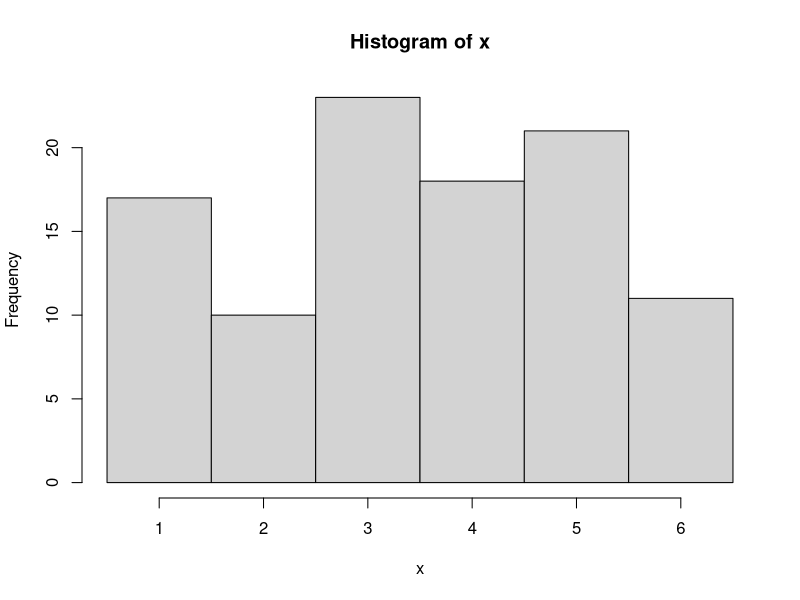
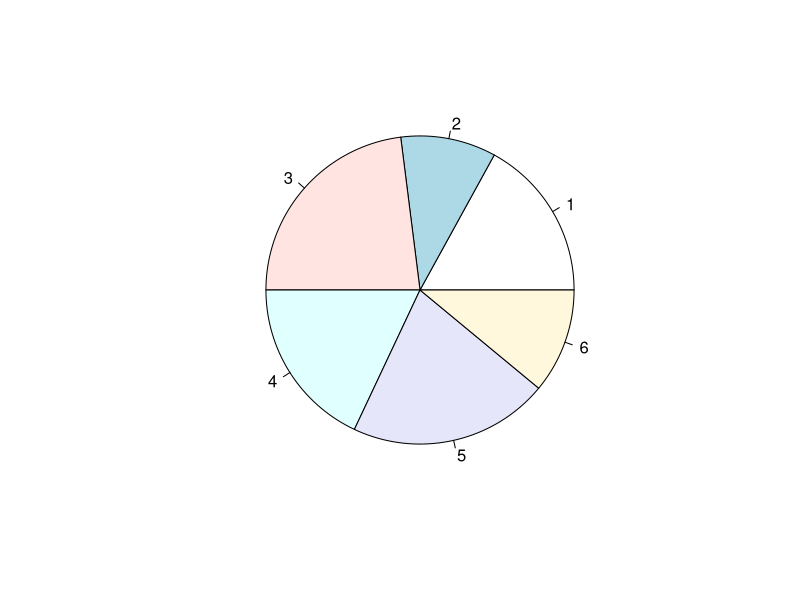

Generate these figures, in order, with R: (Note: this script raises an error after producing the figures.)
#########################################################
# Probability with R
##########################################################
#1 Random Sampling
##########################################################
#Pick 5 students from this class. Make alphabetical list. Simple Random Sampling Without Replacement (SRSWOR):
n<-47
sample(1:n,10)
#Toss a coin
sample(c("Head","Tail"),1)
#Roll a die
sample(1:6,1)
#Roll the die 10 times. Numbers can repeat. Simple Random Sample With Replacement (SRSWR):
sample(1:6,10,replace=T)
# Histogram
x = sample(1:6,100,replace=T)
y = hist(x,0.5+0:6)
#Pie chart
pie(y$counts)
##########################################################
#2 Problem 1a of probability 1 midterm
#10 balls labelled 1, 2, . . . , 10 are thrown uniformly at random into 4 
#labelled bins (i.e., balls are thrown one by one independently into bins 
#chosen uniformly at random). In each of the following cases, prove or 
#disprove that A and B are independent and also compute P(B|A) and P(B).
#(a) Let A be the event that the first bin contains an even numbered ball. 
#Let B be the event that the second bin contains an odd numbered ball.
############################################################
n<-1000000
A<-rep(0,n)
B<-A
for(i in 1:n){
  S<-sample(1:4,10, replace=T)
  A[i]<-(S[2]==1||S[4]==1||S[6]==1||S[8]==1||S[10]==1)
  B[i]<-(S[1]==2||S[3]==2||S[5]==2||S[7]==2||S[9]==2)}
(sum(A*B)*n)/(sum(A)*sum(B))
sum(B)/n
sum(A*B)/sum(A)
1-(3/4)^5  # 0.7626953
# No general result (needed to specify 10 and 4). This is not a proof.
###########################################################
#3 Discrete distributions
############################################################
pbinom(q, size, prob, lower.tail = TRUE, log.p = FALSE)
qgeom(p, prob, lower.tail = TRUE, log.p = FALSE)
rhyper(nn, m, n, k)
dpois(x, lambda, log = FALSE)
############################################################
#4 Poisson approximation to binomial 
##############################################################
p<-hist(rpois(10000,1),0.5+-1:8)
b<-hist(rbinom(10000,1000,0.001),0.5+-1:8)
(b$counts-p$counts)/10000
#[1]  0.0014 -0.0007  0.0008 -0.0022  0.0019 -0.0008 -0.0005  0.0001  0.0000
##############################################################
#5 Continuous distributions
#############################################################
dunif(x, min = 0, max = 1, log = FALSE)
punif(q, min = 0, max = 1, lower.tail = TRUE, log.p = FALSE)
qunif(p, min = 0, max = 1, lower.tail = TRUE, log.p = FALSE)
u<-runif(100000, min = 0, max = 1)
var(u)-1/12
#[1] 0.0002057412
mean(u)
pexp(q, rate = 1, lower.tail = TRUE, log.p = FALSE)
qgamma(p, shape, rate = 1, scale = 1/rate, lower.tail = TRUE, log.p = FALSE)
dbeta(x, shape1, shape2, ncp = 0, log = FALSE)
pnorm(x)
qnorm(p)
dnorm(x)
rnorm(n, mu, sigma)
hist(rnorm(1000,0,1))
#################################################################
#Geometric as discrete exponential
###############################################
g<-dgeom(seq(1:20)-1,.2)
h<-pexp(seq(1:21)-.5,.2)
e<-h[-1]-h[1:20]
max(abs(e-g))
###################################################################
#Transformation from unif to beta
##################################################################
x<-runif(10000,0,1)
y<-x^2
s<-seq(0,1,by=.01)
hist(y,s,freq=FALSE)
f<-dbeta(s-.005,1/2,1)
lines(s[-1]-.005,f[-1],col="red")